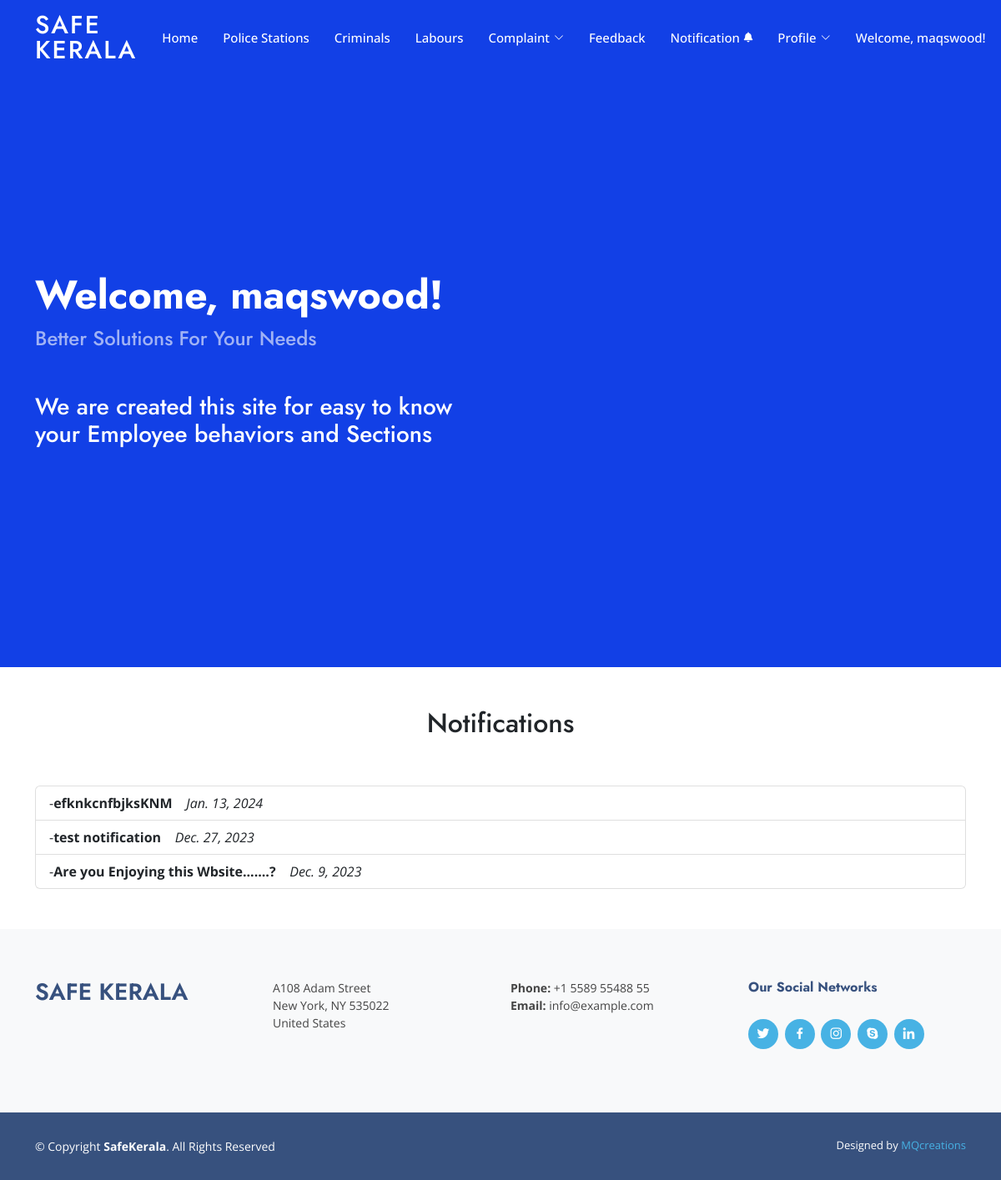
Page /user_url/view_notification_usr/ (signed in) on the committed database.
### safekerala_admin/models.py (models this page shows)
class NotificationDB(models.Model):
    n_date = models.DateField(null=True, blank=True)
    n_content = models.CharField(max_length=200, blank=True, null=True)

### safekerala_user/views.py (the view)
# urls.py: path('view_notification_usr/', views.view_notification_usr, name="view_notification_usr"),
def view_notification_usr(req):
    data = NotificationDB.objects.all().order_by('-n_date')
    return render(req, "view_notification_usr.html", {'data': data})

### safekerala_user/templates/view_notification_usr.html
{% extends 'usr_index.html' %}
{% block content %}
  <h2 class="text-dark text-center pb-5">Notifications</h2>
  <ul class="list-group">
    {% for notification in data %}
      <li class="list-group-item">
        -<b>{{ notification.n_content }}</b>
        <span class="float-right"><i>&nbsp;&nbsp;&nbsp;{{ notification.n_date }}</i></span>
      </li>
    {% endfor %}
  </ul>
{% endblock %}

### safekerala_admin/static/css/style.css (style rules this page uses)
body { font-family: "Open Sans", sans-serif; color: #444444; }
h1, h2, h3, h4, h5, h6 { font-family: "Jost", sans-serif; }

### rows in the picture
NotificationDB: n_content "efknkcnfbjksKNM", n_date "Jan. 13, 2024"
NotificationDB: n_content "test notification", n_date "Dec. 27, 2023"
NotificationDB: n_content "Are you Enjoying this Wbsite.......?", n_date "Dec. 9, 2023"

### other values in the picture
{{ request.session.usr_name }} "maqswood"
